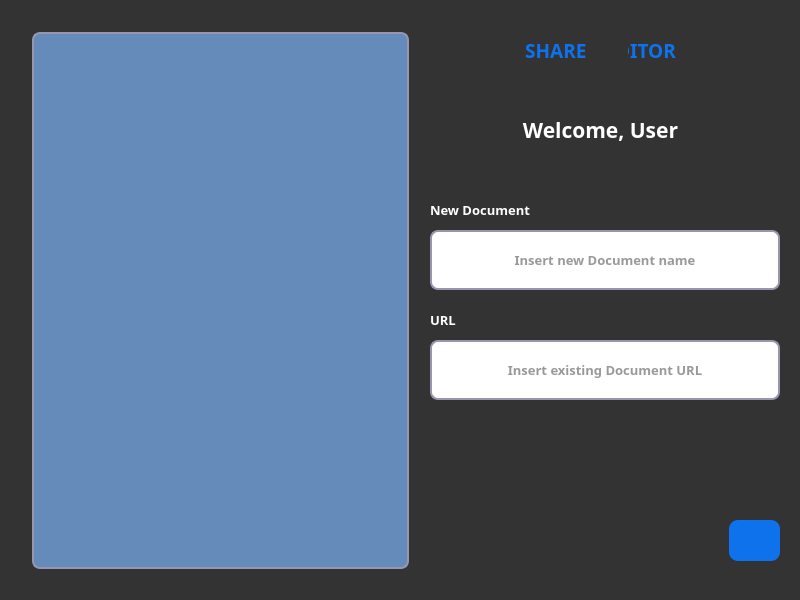
<?xml version="1.0" encoding="UTF-8"?>
<ui version="4.0">
 <class>DocumentHandler</class>
 <widget class="QMainWindow" name="DocumentHandler">
  <property name="geometry">
   <rect>
    <x>0</x>
    <y>0</y>
    <width>800</width>
    <height>600</height>
   </rect>
  </property>
  <property name="sizePolicy">
   <sizepolicy hsizetype="Fixed" vsizetype="Fixed">
    <horstretch>0</horstretch>
    <verstretch>0</verstretch>
   </sizepolicy>
  </property>
  <property name="windowTitle">
   <string>Shared Editor - Document List</string>
  </property>
  <property name="styleSheet">
   <string notr="true">background-color:#333;
color: white;</string>
  </property>
  <widget class="QWidget" name="centralwidget">
   <widget class="QListView" name="DocumentList">
    <property name="geometry">
     <rect>
      <x>0</x>
      <y>0</y>
      <width>441</width>
      <height>601</height>
     </rect>
    </property>
    <property name="font">
     <font>
      <family>Segoe UI Semibold</family>
      <pointsize>10</pointsize>
      <weight>75</weight>
      <bold>true</bold>
      <underline>false</underline>
      <kerning>false</kerning>
     </font>
    </property>
    <property name="cursor" stdset="0">
     <cursorShape>PointingHandCursor</cursorShape>
    </property>
    <property name="styleSheet">
     <string notr="true">border-radius:8px;
border:2px solid rgb(150, 150, 175);
padding: 16px;
margin: 32px;
color: white;
background-color:rgb(101, 139, 186);</string>
    </property>
    <property name="iconSize">
     <size>
      <width>50</width>
      <height>50</height>
     </size>
    </property>
    <property name="spacing">
     <number>4</number>
    </property>
   </widget>
   <widget class="QLabel" name="label_3">
    <property name="geometry">
     <rect>
      <x>430</x>
      <y>95</y>
      <width>341</width>
      <height>71</height>
     </rect>
    </property>
    <property name="font">
     <font>
      <family>Segoe UI Semibold</family>
      <pointsize>16</pointsize>
      <weight>75</weight>
      <bold>true</bold>
     </font>
    </property>
    <property name="layoutDirection">
     <enum>Qt::LeftToRight</enum>
    </property>
    <property name="styleSheet">
     <string notr="true">color: rgb(150, 150, 175);
color: white;

</string>
    </property>
    <property name="frameShape">
     <enum>QFrame::NoFrame</enum>
    </property>
    <property name="frameShadow">
     <enum>QFrame::Sunken</enum>
    </property>
    <property name="text">
     <string>&lt;html&gt;&lt;head/&gt;&lt;body&gt;&lt;p align=&quot;center&quot;&gt;Welcome, User&lt;/p&gt;&lt;/body&gt;&lt;/html&gt;</string>
    </property>
    <property name="textFormat">
     <enum>Qt::RichText</enum>
    </property>
    <property name="alignment">
     <set>Qt::AlignCenter</set>
    </property>
    <property name="margin">
     <number>0</number>
    </property>
    <property name="indent">
     <number>0</number>
    </property>
   </widget>
   <widget class="QLineEdit" name="SelectByURL">
    <property name="geometry">
     <rect>
      <x>430</x>
      <y>340</y>
      <width>350</width>
      <height>60</height>
     </rect>
    </property>
    <property name="font">
     <font>
      <family>Bahnschrift</family>
      <pointsize>10</pointsize>
      <weight>75</weight>
      <bold>true</bold>
     </font>
    </property>
    <property name="styleSheet">
     <string notr="true">border-radius: 8px;
color:#717072;
color: rgb(150, 150, 175);
color: #333;
background-color: white;
border-bottom: 1 px solid #717072;
border:2px solid rgb(150, 150, 175);
padding: 16px;</string>
    </property>
    <property name="alignment">
     <set>Qt::AlignCenter</set>
    </property>
    <property name="placeholderText">
     <string>Insert existing Document URL</string>
    </property>
   </widget>
   <widget class="QLineEdit" name="CreateNewDocument">
    <property name="geometry">
     <rect>
      <x>430</x>
      <y>230</y>
      <width>350</width>
      <height>60</height>
     </rect>
    </property>
    <property name="font">
     <font>
      <family>Bahnschrift</family>
      <pointsize>10</pointsize>
      <weight>75</weight>
      <bold>true</bold>
     </font>
    </property>
    <property name="styleSheet">
     <string notr="true">border-radius: 8px;
color:#717072;
color: rgb(150, 150, 175);
color: #333;
background-color: white;
border-bottom: 1 px solid #717072;
border:2px solid rgb(150, 150, 175);
padding: 16px;</string>
    </property>
    <property name="alignment">
     <set>Qt::AlignCenter</set>
    </property>
    <property name="placeholderText">
     <string>Insert new Document name</string>
    </property>
   </widget>
   <widget class="QLabel" name="label">
    <property name="geometry">
     <rect>
      <x>430</x>
      <y>310</y>
      <width>341</width>
      <height>20</height>
     </rect>
    </property>
    <property name="font">
     <font>
      <family>Bahnschrift SemiBold</family>
     </font>
    </property>
    <property name="text">
     <string>&lt;html&gt;&lt;head/&gt;&lt;body&gt;&lt;p&gt;&lt;span style=&quot; font-size:10pt; font-weight:600;&quot;&gt;URL&lt;/span&gt;&lt;/p&gt;&lt;/body&gt;&lt;/html&gt;</string>
    </property>
   </widget>
   <widget class="QLabel" name="label_2">
    <property name="geometry">
     <rect>
      <x>430</x>
      <y>200</y>
      <width>341</width>
      <height>21</height>
     </rect>
    </property>
    <property name="font">
     <font>
      <family>Bahnschrift SemiBold</family>
     </font>
    </property>
    <property name="text">
     <string>&lt;html&gt;&lt;head/&gt;&lt;body&gt;&lt;p&gt;&lt;span style=&quot; font-size:10pt; font-weight:600;&quot;&gt;New Document&lt;/span&gt;&lt;/p&gt;&lt;/body&gt;&lt;/html&gt;</string>
    </property>
   </widget>
   <widget class="QPushButton" name="UpdateProfilePushButton">
    <property name="geometry">
     <rect>
      <x>729</x>
      <y>520</y>
      <width>51</width>
      <height>41</height>
     </rect>
    </property>
    <property name="font">
     <font>
      <family>Bahnschrift SemiBold</family>
      <pointsize>11</pointsize>
      <weight>75</weight>
      <bold>true</bold>
     </font>
    </property>
    <property name="whatsThis">
     <string>&lt;html&gt;&lt;head/&gt;&lt;body&gt;&lt;p align=&quot;center&quot;&gt;&lt;img src=&quot;:/icons/icons/account.png&quot;/&gt;&lt;/p&gt;&lt;/body&gt;&lt;/html&gt;</string>
    </property>
    <property name="styleSheet">
     <string notr="true">background-color: rgb(150, 150, 175);
background-color: rgb(14, 114, 237);

color:rgb(255, 255, 255);

 border-radius: 9px;</string>
    </property>
    <property name="text">
     <string/>
    </property>
   </widget>
   <widget class="QLabel" name="label_4">
    <property name="geometry">
     <rect>
      <x>440</x>
      <y>20</y>
      <width>321</width>
      <height>61</height>
     </rect>
    </property>
    <property name="font">
     <font>
      <family>Bahnschrift SemiBold</family>
      <pointsize>14</pointsize>
      <weight>75</weight>
      <bold>true</bold>
     </font>
    </property>
    <property name="styleSheet">
     <string notr="true">color: rgb(150, 150, 175);
color: rgb(101, 139, 186);
color: rgb(14, 114, 237);
</string>
    </property>
    <property name="frameShape">
     <enum>QFrame::NoFrame</enum>
    </property>
    <property name="frameShadow">
     <enum>QFrame::Sunken</enum>
    </property>
    <property name="text">
     <string>&lt;html&gt;&lt;head/&gt;&lt;body&gt;&lt;p align=&quot;center&quot;&gt;SHARED &lt;img src=&quot;:/icons/icons/share.png&quot;/&gt; EDITOR&lt;/p&gt;&lt;/body&gt;&lt;/html&gt;</string>
    </property>
    <property name="textFormat">
     <enum>Qt::RichText</enum>
    </property>
    <property name="scaledContents">
     <bool>false</bool>
    </property>
    <property name="alignment">
     <set>Qt::AlignCenter</set>
    </property>
    <property name="margin">
     <number>0</number>
    </property>
   </widget>
   <widget class="QLabel" name="label_5">
    <property name="geometry">
     <rect>
      <x>587</x>
      <y>30</y>
      <width>41</width>
      <height>49</height>
     </rect>
    </property>
    <property name="styleSheet">
     <string notr="true">color: white;
</string>
    </property>
    <property name="text">
     <string>&lt;html&gt;&lt;head/&gt;&lt;body&gt;&lt;p&gt;&lt;img src=&quot;:/icons/icons/share.png&quot;/&gt;&lt;/p&gt;&lt;/body&gt;&lt;/html&gt;</string>
    </property>
   </widget>
   <zorder>DocumentList</zorder>
   <zorder>label_3</zorder>
   <zorder>SelectByURL</zorder>
   <zorder>CreateNewDocument</zorder>
   <zorder>label</zorder>
   <zorder>label_2</zorder>
   <zorder>label_4</zorder>
   <zorder>UpdateProfilePushButton</zorder>
   <zorder>label_5</zorder>
  </widget>
  <widget class="QStatusBar" name="statusbar"/>
 </widget>
 <resources/>
 <connections/>
</ui>
